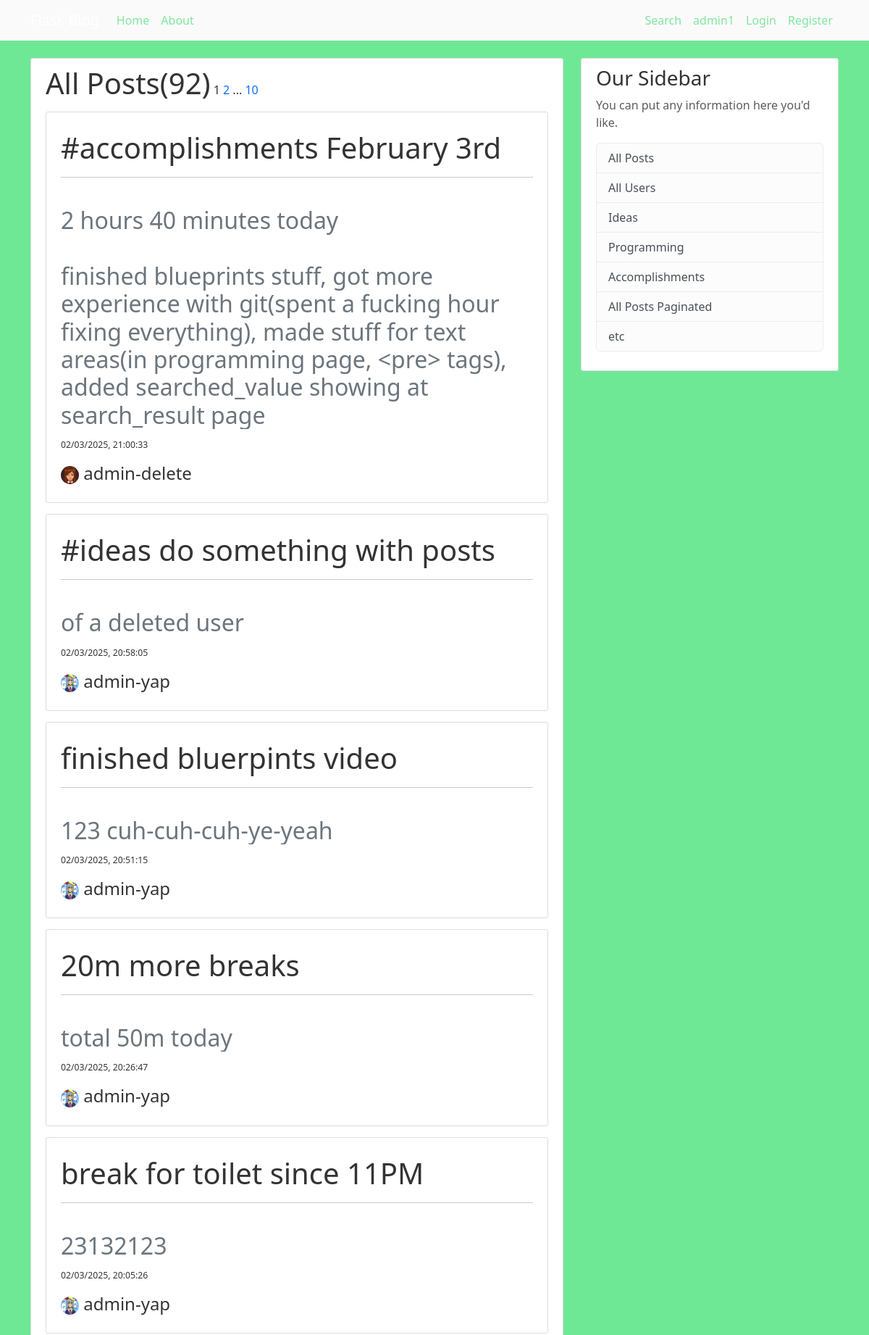
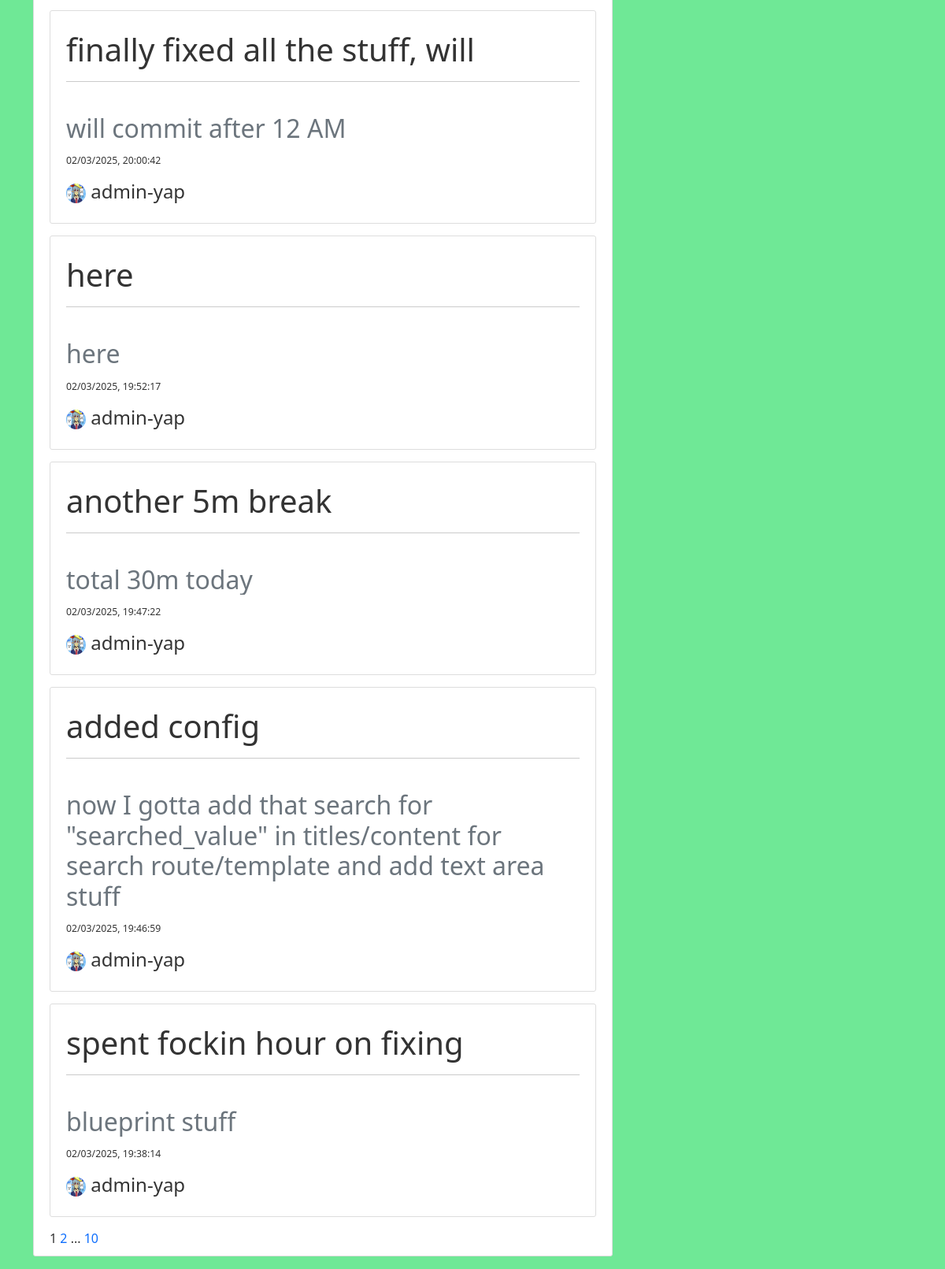
The page /all-posts/paginated/ on the database as committed earlier (2 pictures, top to bottom).
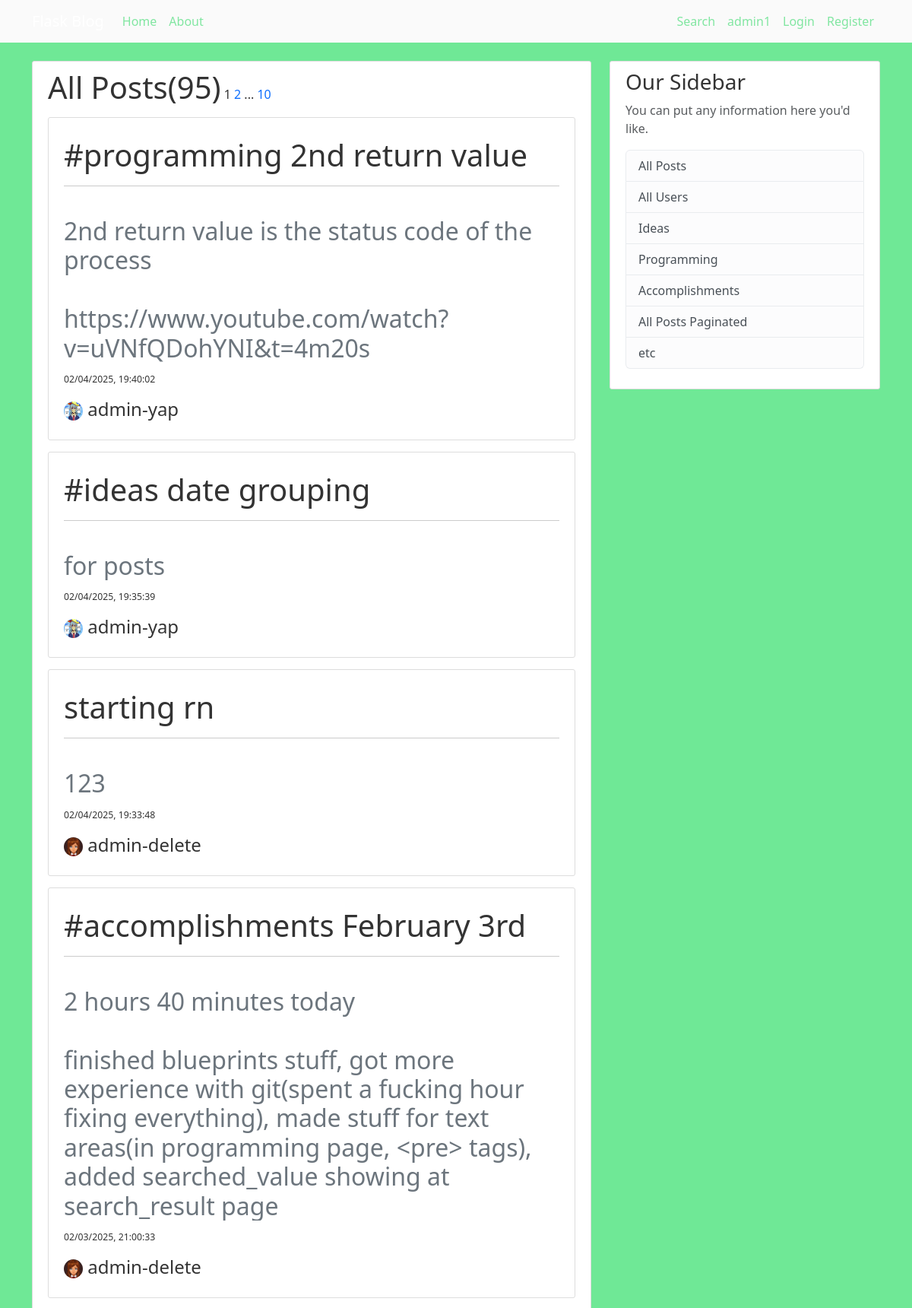
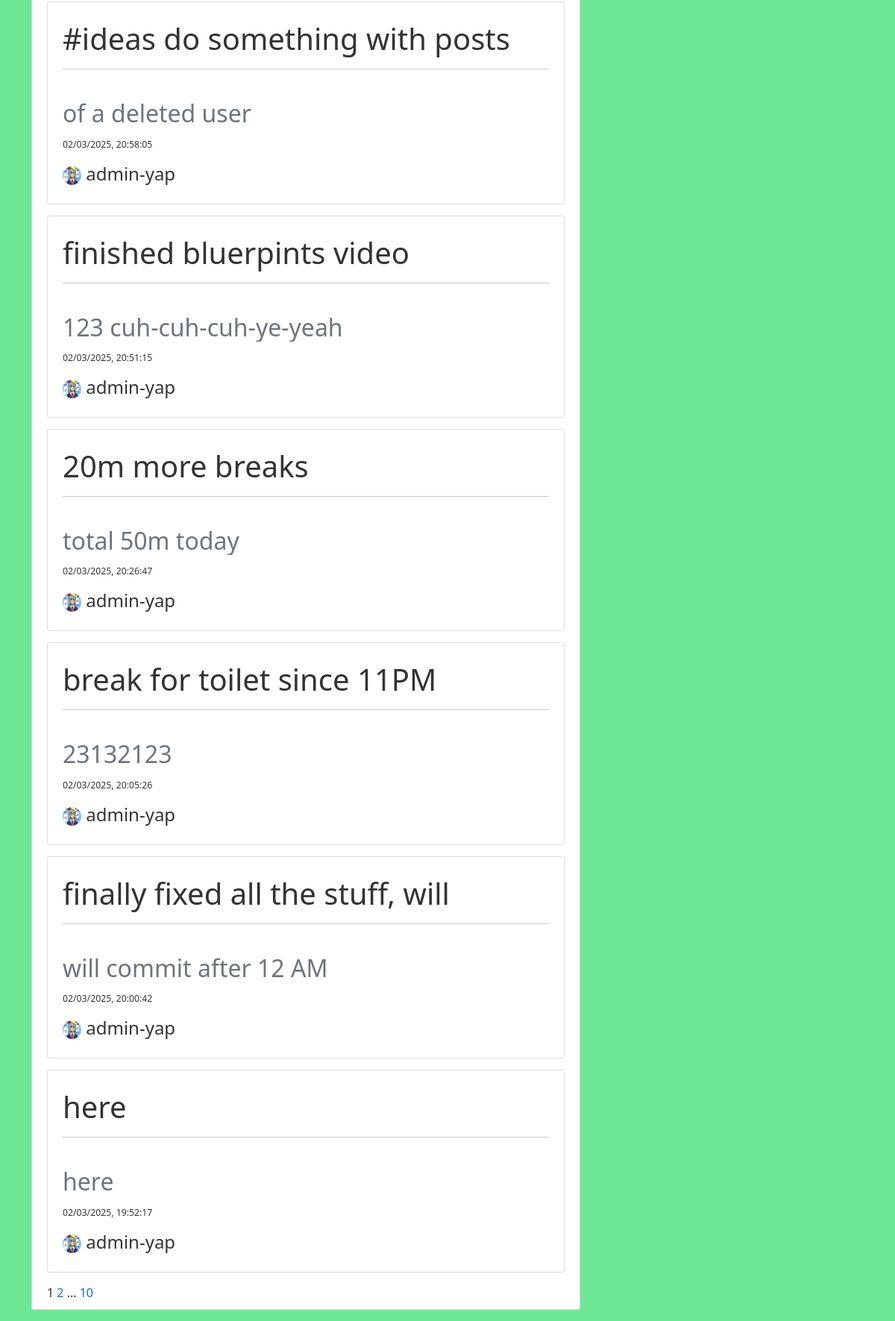
The same page on the database as committed later (2 pictures, top to bottom).
### bungee_gum/models.py (models this page shows, shortened)
class Post(db.Model):
    id = db.Column(db.Integer, primary_key=True)
    title = db.Column(db.String(100), nullable=False)
    date_posted = db.Column(db.DateTime, nullable=False, default=lambda: datetime.now(timezone.utc))
    content = db.Column(db.Text, nullable=False)
    user_id = db.Column(db.Integer, db.ForeignKey("user.id"), nullable=False)

class User(db.Model, UserMixin):
    id = db.Column(db.Integer, primary_key=True)
    username = db.Column(db.String(20), unique=True, nullable=False)
    email = db.Column(db.String(120), unique=True, nullable=False)
    image_file = db.Column(db.String(20), nullable=False, default="default.jpg")
    password = db.Column(db.String(60), nullable=False)
    posts = db.relationship("Post", backref="author", lazy="subquery")

### bungee_gum/posts/routes.py (the view)
@posts.route("/all-posts/paginated/")
def all_posts_paginated():
    page = request.args.get("page", default=1, type=int)
    posts = Post.query.order_by(desc("date_posted")).paginate(per_page=10, page=page)
    posts_num = Post.query.count()
    return render_template("all-posts-paginated.html", posts=posts, posts_num=posts_num)

### bungee_gum/templates/all-posts-paginated.html (shortened to what this page needs)
{% extends "base.html" %}
{% block body %}
<div class="content-section">
    <span class="h1">All Posts({{ posts_num }})</span>
    <span href="{{ url_for('posts.all_posts_paginated', page=posts.page) }}" class="text-decoration-none h6">{{ posts.page }}</span>
    {% if posts.has_next and posts.page != posts.pages - 1 %}
        <a href="{{ url_for('posts.all_posts_paginated', page=posts.page+1) }}" class="text-decoration-none">{{ posts.page + 1 }}</a>
        ...
    {% endif%}
    {% if posts.page != posts.pages %}
        <a href="{{ url_for('posts.all_posts_paginated', page=posts.pages) }}" class="text-decoration-none">{{ posts.pages }}</a>
    {% endif %}
    {% for post in posts.items %}
        <div class="content-section">
            <div class="media">
                    <a href="{{ url_for('posts.post_view', id=post.id) }}" class="text-decoration-none h1"><h1 class="account-heading"></h1>{{ post.title }}</a>
                <hr> <br>
                    <pre class="h2 text-secondary">{{ post.content }}</pre>
                    <a href="{{ url_for('posts.post_view', id=post.id) }}" class="text-decoration-none small h4">
                        <small class="mute">{{ post.date_posted.strftime('%m/%d/%Y, %H:%M:%S') }}</small></a>
            </div>
            <div>
                <a href="{{ url_for('users.specific_user', id=post.author.id) }}" class="text-decoration-none h4">
                    <img class="rounded-circle account-img-smol" src="{{ url_for('static', filename='profile-pics/' + post.author.image_file)}}">
                    {{ post.author.username }}</a>
            </div>
        </div>
    {% endfor %}
    {% for page_num in posts.iter_pages(left_edge=1, right_edge=1, left_current=1, right_current=1) %}
        {% if page_num  %}
            {% if posts.page == page_num %}
                <span class="text-decoration-none">{{ page_num }}</span>
            {% else %}
                <a href="{{ url_for('posts.all_posts_paginated', page=page_num) }}" class="text-decoration-none mt-5">{{ page_num }}</a>
            {% endif %}
            {% else %}
                 ...
        {% endif %}
    {% endfor %}
</div>
{% endblock body %}

Rows that differ between the two databases and show on the page:
no longer on this page (row unchanged): Post: title "another 5m break", content "total 30m today", date_posted "02/03/2025, 19:47:22", image_file (picture), author.username "admin-yap"
no longer on this page (row unchanged): Post: title "added config", content "now I gotta add that search for \"searched_value\" in titles/content for search route/template and add text area stuff", date_posted "02/03/2025, 19:46:59", image_file (picture), author.username "admin-yap"
no longer on this page (row unchanged): Post: title "spent fockin hour on fixing", content "blueprint stuff", date_posted "02/03/2025, 19:38:14", image_file (picture), author.username "admin-yap"
added Post: title "#programming 2nd return value", content "2nd return value is the status code of the process https://www.youtube.com/watch?v=uVNfQDohYNI&t=4m20s", date_posted "02/04/2025, 19:40:02", image_file (picture), author.username "admin-yap"
added Post: title "#ideas date grouping", content "for posts", date_posted "02/04/2025, 19:35:39", image_file (picture), author.username "admin-yap"
added Post: title "starting rn", content "123", date_posted "02/04/2025, 19:33:48", image_file (placeholder picture), author.username "admin-delete"
Other text that changed with them:
{{ posts_num }}: "92" → "95"
